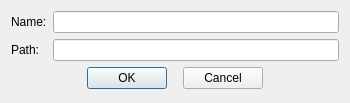
<?xml version="1.0" encoding="UTF-8"?>
<ui version="4.0">
 <class>NewFileDialog</class>
 <widget class="QDialog" name="NewFileDialog">
  <property name="geometry">
   <rect>
    <x>0</x>
    <y>0</y>
    <width>350</width>
    <height>103</height>
   </rect>
  </property>
  <property name="windowTitle">
   <string>New file/folder</string>
  </property>
  <layout class="QVBoxLayout" name="verticalLayout">
   <item>
    <layout class="QFormLayout" name="formLayout">
     <item row="0" column="0">
      <widget class="QLabel" name="label">
       <property name="text">
        <string>Name:</string>
       </property>
      </widget>
     </item>
     <item row="1" column="0">
      <widget class="QLabel" name="label_2">
       <property name="text">
        <string>Path:</string>
       </property>
      </widget>
     </item>
     <item row="0" column="1">
      <widget class="QLineEdit" name="nameLineEdit"/>
     </item>
     <item row="1" column="1">
      <widget class="QLineEdit" name="pathLineEdit">
       <property name="readOnly">
        <bool>true</bool>
       </property>
      </widget>
     </item>
    </layout>
   </item>
   <item>
    <layout class="QHBoxLayout" name="horizontalLayout">
     <item>
      <spacer name="horizontalSpacer">
       <property name="orientation">
        <enum>Qt::Horizontal</enum>
       </property>
       <property name="sizeHint" stdset="0">
        <size>
         <width>40</width>
         <height>20</height>
        </size>
       </property>
      </spacer>
     </item>
     <item>
      <widget class="QPushButton" name="okButton">
       <property name="text">
        <string>OK</string>
       </property>
      </widget>
     </item>
     <item>
      <spacer name="horizontalSpacer_3">
       <property name="orientation">
        <enum>Qt::Horizontal</enum>
       </property>
       <property name="sizeType">
        <enum>QSizePolicy::Fixed</enum>
       </property>
       <property name="sizeHint" stdset="0">
        <size>
         <width>10</width>
         <height>20</height>
        </size>
       </property>
      </spacer>
     </item>
     <item>
      <widget class="QPushButton" name="cancelButton">
       <property name="text">
        <string>Cancel</string>
       </property>
      </widget>
     </item>
     <item>
      <spacer name="horizontalSpacer_2">
       <property name="orientation">
        <enum>Qt::Horizontal</enum>
       </property>
       <property name="sizeHint" stdset="0">
        <size>
         <width>40</width>
         <height>20</height>
        </size>
       </property>
      </spacer>
     </item>
    </layout>
   </item>
   <item>
    <spacer name="verticalSpacer">
     <property name="orientation">
      <enum>Qt::Vertical</enum>
     </property>
     <property name="sizeHint" stdset="0">
      <size>
       <width>20</width>
       <height>40</height>
      </size>
     </property>
    </spacer>
   </item>
  </layout>
 </widget>
 <resources/>
 <connections/>
</ui>
